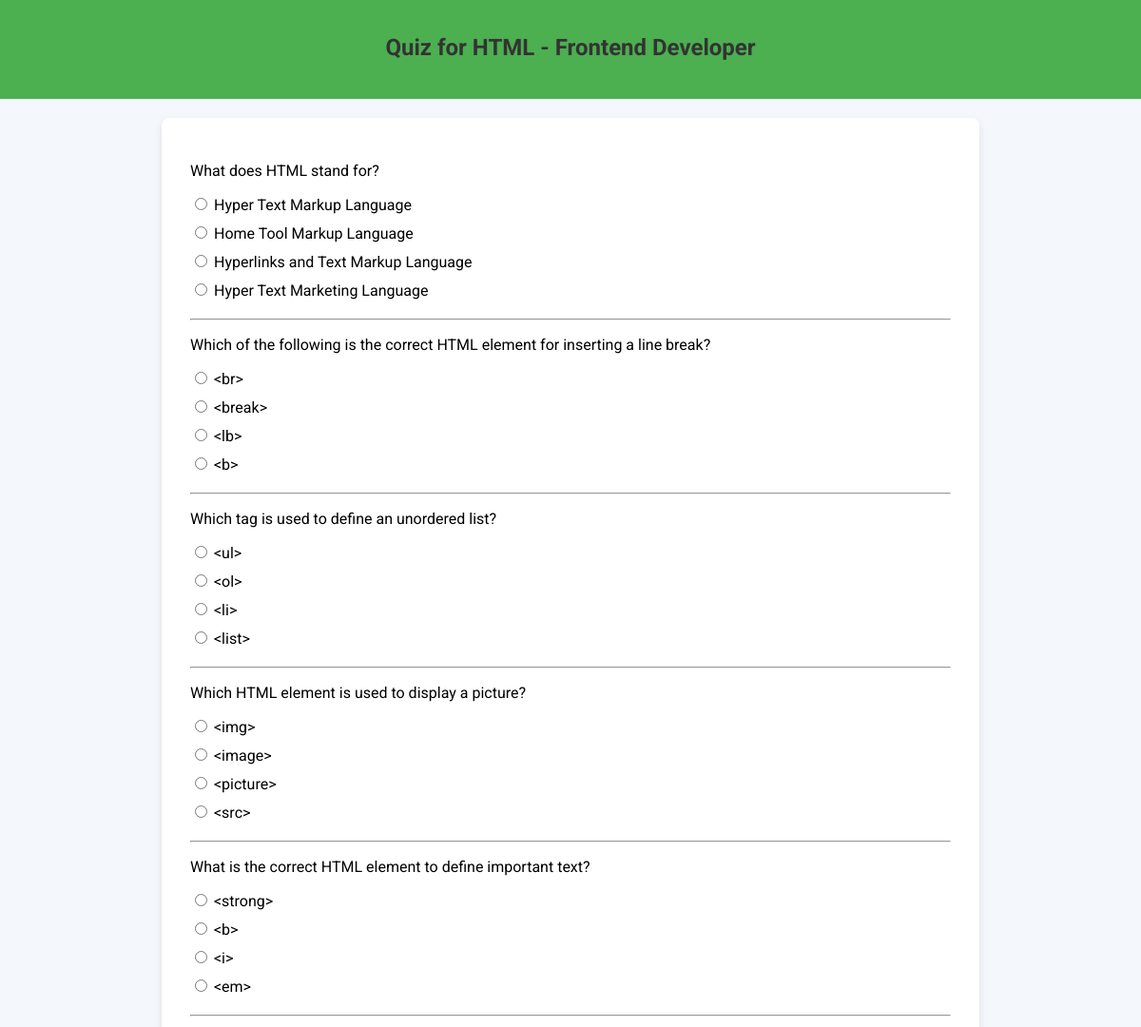
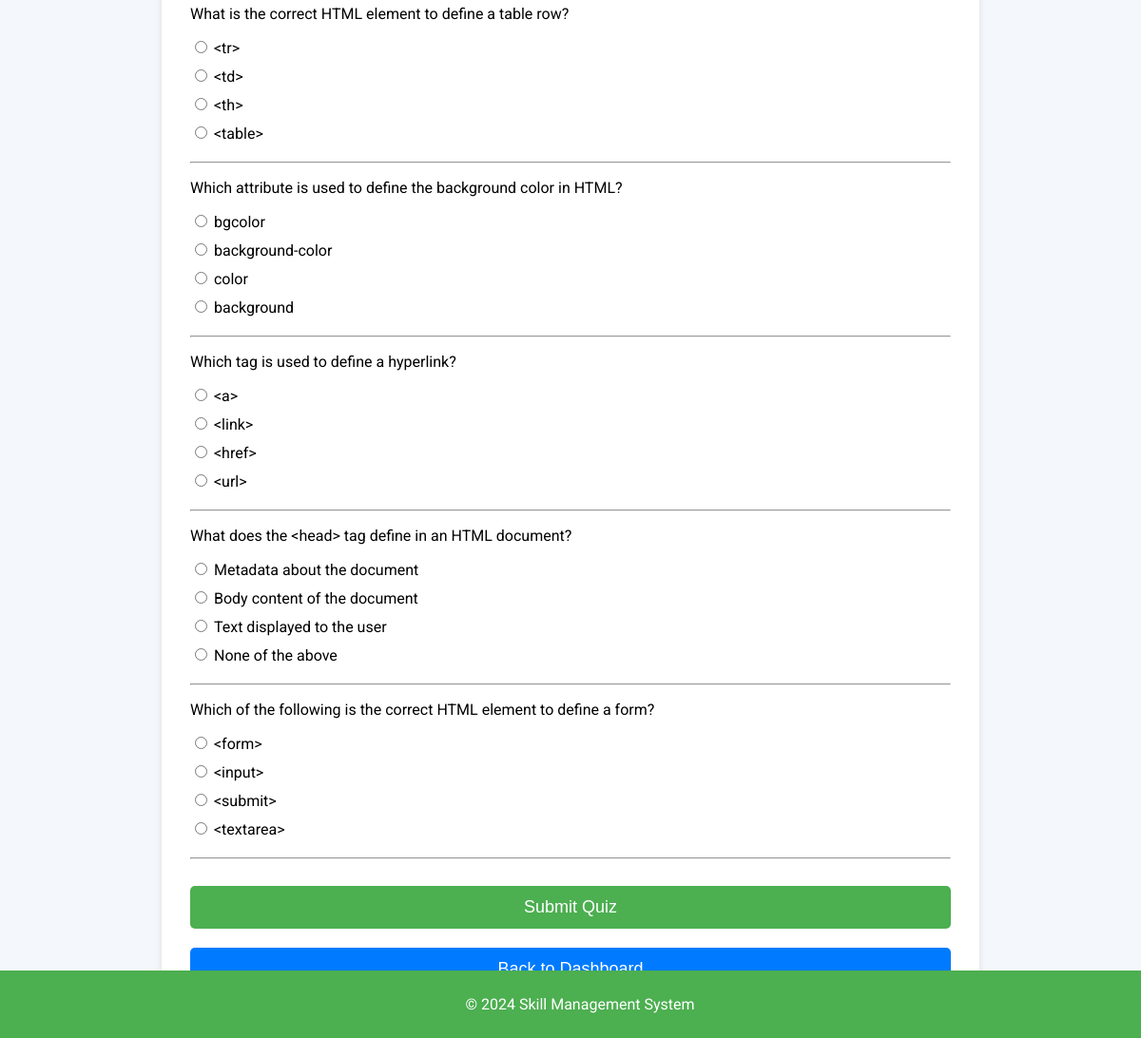
Page /skill_management_system/quiz_page.php?job_role=Frontend Developer&skill=HTML (signed in) on the committed database (2 pictures, top to bottom).
### tables this page shows
CREATE TABLE `quiz_questions` (
  `id` int(11) NOT NULL,
  `job_role` varchar(255) NOT NULL,
  `skill` varchar(255) NOT NULL,
  `question` text NOT NULL,
  `option_a` varchar(255) NOT NULL,
  `option_b` varchar(255) NOT NULL,
  `option_c` varchar(255) NOT NULL,
  `option_d` varchar(255) NOT NULL,
  `correct_option` char(1) NOT NULL
);

### skill_management_system/quiz_page.php (the view, shortened to what this page needs)
<?php
require 'db_connection.php';
$job_role = $_GET['job_role'] ?? '';
$skill = $_GET['skill'] ?? '';
$query = "SELECT * FROM quiz_questions WHERE job_role = ? AND skill = ?";
$stmt = $conn->prepare($query);
$stmt->bind_param("ss", $job_role, $skill);
$stmt->execute();
$result = $stmt->get_result();
?>
<!DOCTYPE html>
<html lang="en">
<head>
</head>
<body>
<header>
    <h1>Quiz for <?php echo htmlspecialchars($skill); ?> - <?php echo htmlspecialchars($job_role); ?></h1>
</header>
<div class="quiz-container">
    <form method="POST" action="submit_quiz.php?job_role=<?php echo urlencode($job_role); ?>&skill=<?php echo urlencode($skill); ?>">
        <?php while ($row = $result->fetch_assoc()) : ?>
            <div class="question">
                <p><?php echo htmlspecialchars($row['question']); ?></p>
                <div class="option">
                    <input type="radio" name="question_<?php echo $row['id']; ?>" value="A" id="A_<?php echo $row['id']; ?>" required>
                    <label for="A_<?php echo $row['id']; ?>"><?php echo htmlspecialchars($row['option_a']); ?></label>
                </div>
                <div class="option">
                    <input type="radio" name="question_<?php echo $row['id']; ?>" value="B" id="B_<?php echo $row['id']; ?>" required>
                    <label for="B_<?php echo $row['id']; ?>"><?php echo htmlspecialchars($row['option_b']); ?></label>
                </div>
                <div class="option">
                    <input type="radio" name="question_<?php echo $row['id']; ?>" value="C" id="C_<?php echo $row['id']; ?>" required>
                    <label for="C_<?php echo $row['id']; ?>"><?php echo htmlspecialchars($row['option_c']); ?></label>
                </div>
                <div class="option">
                    <input type="radio" name="question_<?php echo $row['id']; ?>" value="D" id="D_<?php echo $row['id']; ?>" required>
                    <label for="D_<?php echo $row['id']; ?>"><?php echo htmlspecialchars($row['option_d']); ?></label>
                </div>
            </div>
            <hr>
        <?php endwhile; ?>
        <button type="submit">Submit Quiz</button>
    </form>
    <a href="skill_dashboard.php">
        <button class="back-button">Back to Dashboard</button>
    </a>
</div>
<footer>
    <p>&copy; 2024 Skill Management System</p>
</footer>
</body>
</html>

### skill_management_system/quiz_page.php (style rules this page uses)
body { font-family: 'Roboto', sans-serif; background-color: #f4f7fc; margin: 0; padding: 0; }
header { background-color: #4CAF50; color: white; text-align: center; padding: 20px; }
.quiz-container { max-width: 800px; margin: 20px auto; padding: 30px; background-color: white; border-radius: 8px; box-shadow: 0 4px 8px rgba(0, 0, 0, 0.1); }
h1 { font-size: 24px; margin-bottom: 20px; color: #333; }
.question { margin-bottom: 20px; }
.option { margin-bottom: 10px; }
label { font-size: 16px; }
button { width: 100%; padding: 12px; background-color: #4CAF50; color: white; border: none; border-radius: 5px; cursor: pointer; font-size: 18px; margin-top: 20px; transition: background-color 0.3s; }
.back-button { background-color: #007bff; margin-top: 20px; }
footer { text-align: center; padding: 10px; background-color: #4CAF50; color: white; position: fixed; bottom: 0; width: 100%; }

### rows in the picture
quiz_questions: question "What does HTML stand for?", option_a "Hyper Text Markup Language", option_b "Home Tool Markup Language", option_c "Hyperlinks and Text Markup Language", option_d "Hyper Text Marketing Language"
quiz_questions: question "Which of the following is the correct HTML element for inserting a line break?", option_a "<br>", option_b "<break>", option_c "<lb>", option_d "<b>"
quiz_questions: question "Which tag is used to define an unordered list?", option_a "<ul>", option_b "<ol>", option_c "<li>", option_d "<list>"
quiz_questions: question "Which HTML element is used to display a picture?", option_a "<img>", option_b "<image>", option_c "<picture>", option_d "<src>"
quiz_questions: question "What is the correct HTML element to define important text?", option_a "<strong>", option_b "<b>", option_c "<i>", option_d "<em>"
quiz_questions: question "What is the correct HTML element to define a table row?", option_a "<tr>", option_b "<td>", option_c "<th>", option_d "<table>"
quiz_questions: question "Which attribute is used to define the background color in HTML?", option_a "bgcolor", option_b "background-color", option_c "color", option_d "background"
quiz_questions: question "Which tag is used to define a hyperlink?", option_a "<a>", option_b "<link>", option_c "<href>", option_d "<url>"
quiz_questions: question "What does the <head> tag define in an HTML document?", option_a "Metadata about the document", option_b "Body content of the document", option_c "Text displayed to the user", option_d "None of the above"
quiz_questions: question "Which of the following is the correct HTML element to define a form?", option_a "<form>", option_b "<input>", option_c "<submit>", option_d "<textarea>"

### other values in the picture
$skill "HTML"
$job_role "Frontend Developer"
